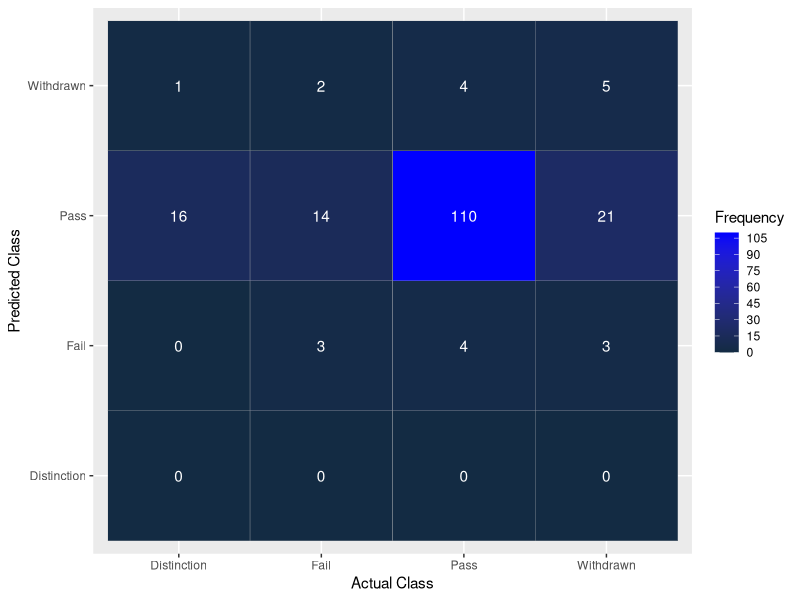

Write the R code that produced this figure.
## ---- chunk 1
knitr::opts_chunk$set(echo = TRUE)
## ---- chunk 2
library(ggplot2)
library(rpart)
library(class)
## ---- chunk 3
df1 <- read.csv("AAA_Data_for_Tree.csv")

## ---- chunk 4
df1 <- df1[,-c(1,3)]

## ---- chunk 5
set.seed(9850)

## ---- chunk 6
gp <- runif(nrow(df1))

## ---- chunk 7

df1_KNN <- df1[order(gp),]

## ---- chunk 8
normalize <- function(x){
  return( (x - min(x)) / (max(x) - min(x)))}

## ---- chunk 9

df1_KNN_n <- as.data.frame(lapply(df1_KNN[,c(2,3,4,5,6,7,8,9,10)], normalize))

## ---- chunk 10
df1_KNN_train <- df1_KNN_n[1:552, ]
df1_KNN_test <- df1_KNN_n[553:735, ]
df1_KNN_train_target <- df1_KNN[1:552, 11]
df1_KNN_test_target <- df1_KNN[553:735, 11]

## ---- chunk 11
m1 <- knn(train = df1_KNN_train, test = df1_KNN_test, cl = df1_KNN_train_target, k=7)

## ---- chunk 12
table(df1_KNN_test_target, m1)

## ---- chunk 13
knn_confusion <- as.data.frame(table(df1_KNN_test_target, m1))

knn_plot <- ggplot(knn_confusion)

knn_plot + geom_tile(aes(x=df1_KNN_test_target, y=m1, fill=Freq), color = "gray") + scale_x_discrete(name="Actual Class") + scale_y_discrete(name="Predicted Class") + scale_fill_gradient(breaks=seq(from=-0, to=110, by=15), high = "blue") + labs(fill="Frequency") + geom_text(data = knn_confusion, aes(x=df1_KNN_test_target, y=m1, label=Freq), color = "white")

